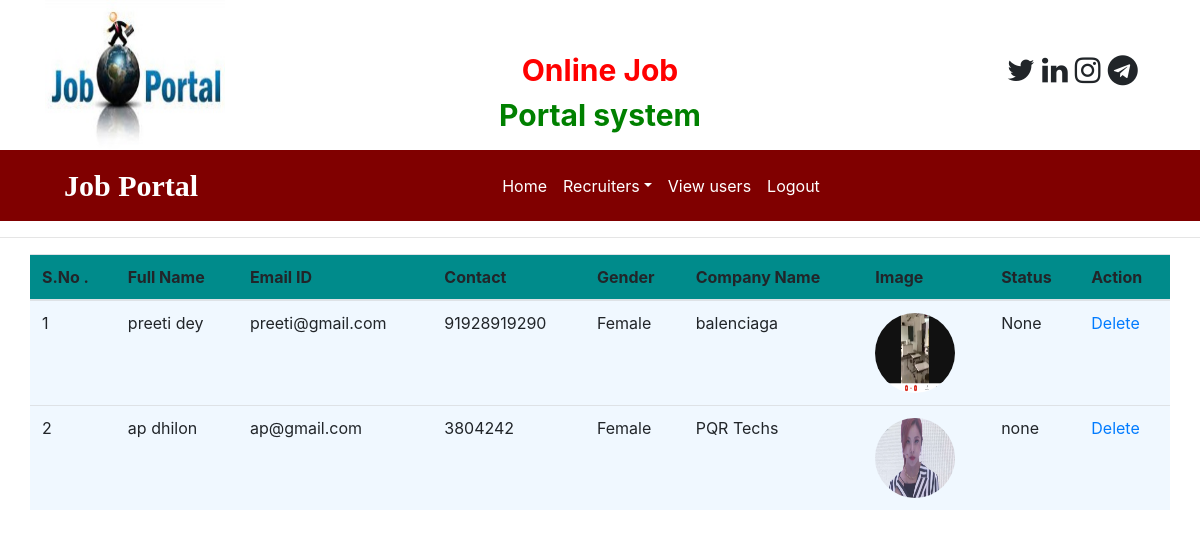
The page /recruiter_all (signed in) on the database as committed earlier.
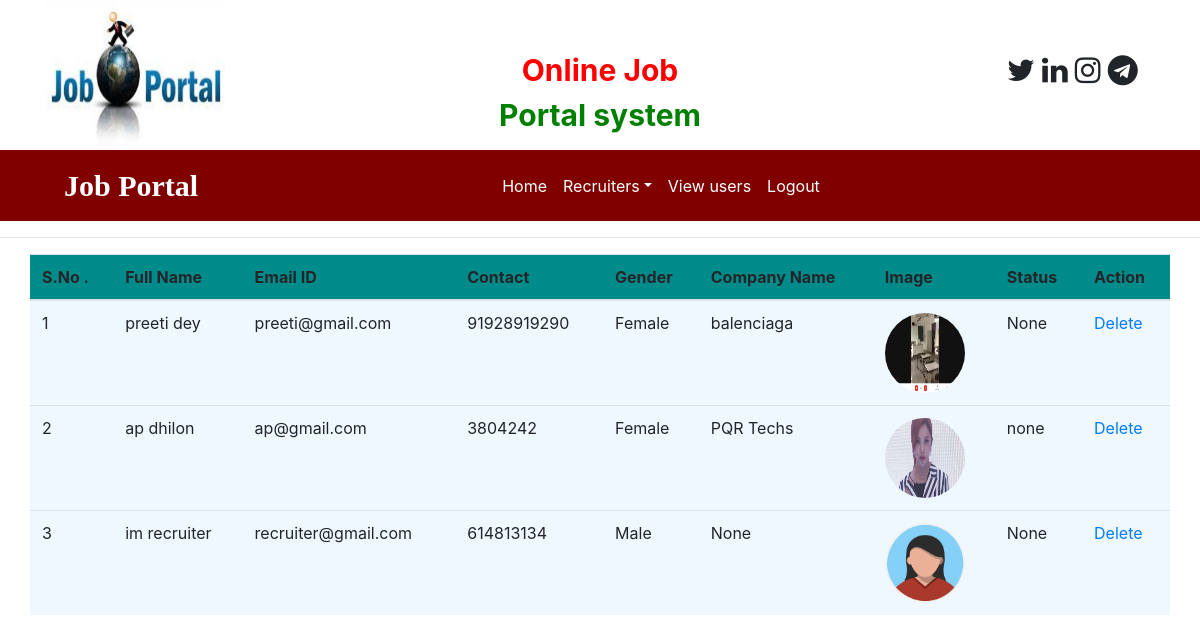
The same page on the database as committed later.
### job/models.py (models this page shows)
class Recruiter:
    pass

### job/views.py (the view)
# urls.py: path('recruiter_all', recruiter_all, name="recruiter_all"),
def recruiter_all(request):
    if not request.user.is_authenticated:
        return redirect('admin_login')
    data = Recruiter.objects.all()
    d = {'data':data}
    return render(request,'recruiter_rejected.html',d)

### job/templates/recruiter_rejected.html
{% load static %}
{% block body %}
{% include 'admin_navigation.html' %}
<hr>
<table class="table table-hover container" id="example">
    <thead>
    <tr style = "background-color : 008B8B">
        <th>S.No .</th>
        <th>Full Name</th>
        <th>Email ID</th>
        <th>Contact</th>
        <th>Gender</th>
        <th>Company Name</th>
        <th>Image</th>
        <th>Status</th>
        <th>Action</th>
    </tr>
    </thead>
    <tbody>
    {% for i in data %}
    <tr style = "background-color : F0F8FF">
        <td>{{forloop.counter}}</td>
        <td>{{i.user.first_name}} {{i.user.last_name}}</td>
        <td>{{i.user.username}}</td>
        <td>{{i.mobile}}</td>
        <td>{{i.gender}}</td>
        <td>{{i.company}}</td>
        <td><img src="{{i.image.url}}" style="width:80px ; height : 80px ; border-radius:50%"></td>
        <td>{{i.status}}</td>
        <td><a href="{% url 'delete_user' i.id %}">Delete</a></td>
    </tr>
    {% endfor %}
    </tbody>
</table>
{% endblock %}

Rows that differ between the two databases and show on the page:
added Recruiter: user.first_name "im", user.last_name "recruiter", user.username "recruiter@gmail.com", mobile "614813134", gender "Male", company "None", image (picture), status "None"
